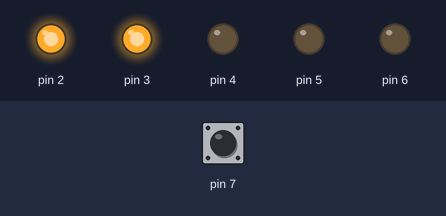
A sketch run on a simulated Arduino Uno, built with avr-gcc and run on an emulated ATmega328P. On the bench: output pins drawn as LEDs (lit = HIGH). The test bench sets the inputs (shaded band); at power-on: pin 7 HIGH.

Above: at 6.8 s.
6.9 s: pin 7 pulled LOW for 3 s
At 7.6 s:
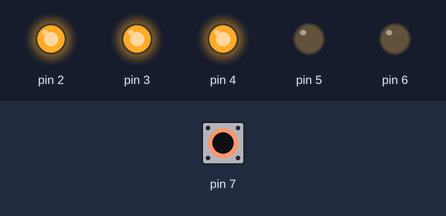
At 9.4 s:
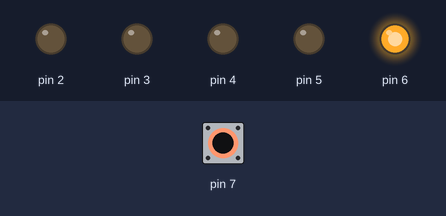
Timing chart, 0 to 17.7 s (numbered marks = the images above; inputs shaded):
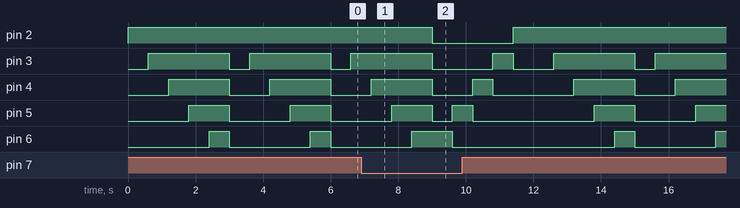

The sketch:

light_organ.ino
```cpp
void setup(){
   pinMode(2, OUTPUT);
   pinMode(3, OUTPUT);
   pinMode(4, OUTPUT);
   pinMode(5, OUTPUT);
   pinMode(6, OUTPUT);
   pinMode(7, INPUT_PULLUP);
   }

int a = 2;
int select = 0;
int delay_time_on = 600;
int delay_time_off = 0;

void loop(){

  select = !digitalRead(7);

  if (select)
  {
    for(a=6; a >= 2; a = a - 1)
    {
      digitalWrite(a, HIGH);
      delay(delay_time_on);
      digitalWrite(a, LOW);
      delay(delay_time_off);
    }
  }
  else
  {
    for(a=2; a <= 6; a = a + 1)
    {
      digitalWrite(a, HIGH);
      delay(delay_time_on);
    }
    for(a=2; a <= 6; a = a + 1)
    {
      digitalWrite(a, LOW);
      delay(delay_time_off);
    }
  }
}
```

Measured:
- after the input at 6.9 s, pin 2: HIGH → LOW after 2.1 s, → HIGH 2.4 s later
